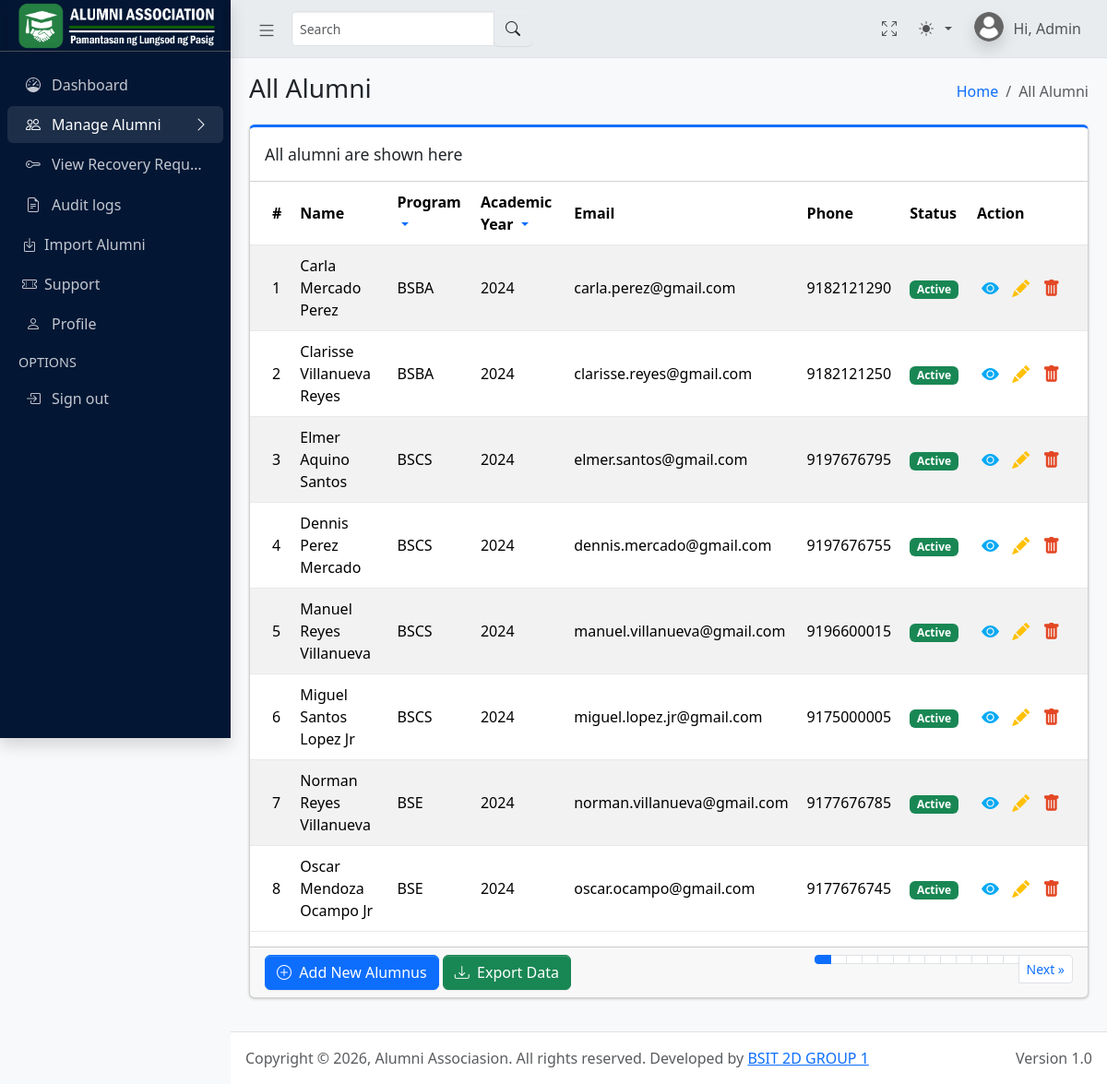
The app's page /admin/all_alumni.php (signed in) with its own data.
### tables this page shows
CREATE TABLE `alumnidetails` (
  `alumni_id` int(11) NOT NULL AUTO_INCREMENT,
  `user_id` int(11) NOT NULL,
  `student_number` varchar(20) NOT NULL,
  `course_id` int(11) DEFAULT NULL,
  `year_graduated` year(4) NOT NULL,
  `is_archived` tinyint(1) DEFAULT 0,
  PRIMARY KEY (`alumni_id`),
  UNIQUE KEY `user_id` (`user_id`),
  UNIQUE KEY `student_number` (`student_number`),
  KEY `course_id` (`course_id`),
  CONSTRAINT `alumnidetails_ibfk_1` FOREIGN KEY (`user_id`) REFERENCES `users` (`id`) ON DELETE CASCADE,
  CONSTRAINT `alumnidetails_ibfk_2` FOREIGN KEY (`course_id`) REFERENCES `courses` (`course_id`)
);

CREATE TABLE `courses` (
  `course_id` int(11) NOT NULL AUTO_INCREMENT,
  `course_name` varchar(100) NOT NULL,
  `course_code` varchar(20) NOT NULL,
  `department_id` int(11) DEFAULT NULL,
  PRIMARY KEY (`course_id`),
  UNIQUE KEY `course_code` (`course_code`),
  KEY `department_id` (`department_id`),
  CONSTRAINT `courses_ibfk_1` FOREIGN KEY (`department_id`) REFERENCES `departments` (`department_id`)
);

CREATE TABLE `users` (
  `id` int(11) NOT NULL AUTO_INCREMENT,
  `email` varchar(100) NOT NULL,
  `password` varchar(255) NOT NULL,
  `role` enum('alumni','admin') NOT NULL,
  `status` enum('active','pending','inactive') DEFAULT 'pending',
  `created_at` timestamp NOT NULL DEFAULT current_timestamp(),
  `twofa_secret` varchar(255) DEFAULT NULL,
  `twofa_enabled` tinyint(1) DEFAULT 0,
  `force_password_change` tinyint(1) DEFAULT 0,
  PRIMARY KEY (`id`),
  UNIQUE KEY `email` (`email`),
  KEY `idx_user_email` (`email`)
);

CREATE TABLE `userprofile` (
  `profile_id` int(11) NOT NULL AUTO_INCREMENT,
  `user_id` int(11) NOT NULL,
  `first_name` varchar(50) NOT NULL,
  `last_name` varchar(50) NOT NULL,
  `suffix` varchar(10) DEFAULT NULL,
  `middle_name` varchar(50) DEFAULT NULL,
  `contact_number` varchar(11) DEFAULT NULL,
  `address` varchar(255) DEFAULT NULL,
  `birthdate` date DEFAULT NULL,
  `gender` enum('Male','Female') DEFAULT NULL,
  `profile_picture` varchar(255) DEFAULT NULL,
  `about` text DEFAULT NULL,
  PRIMARY KEY (`profile_id`),
  UNIQUE KEY `user_id` (`user_id`),
  CONSTRAINT `userprofile_ibfk_1` FOREIGN KEY (`user_id`) REFERENCES `users` (`id`) ON DELETE CASCADE
);

### admin/all_alumni.php (the view, shortened to what this page needs)
<?php
include("../backend/db_admin.php");
$limit = 8;
$page = isset($_GET['page']) ? (int)$_GET['page'] : 1;
$offset = ($page - 1) * $limit;
$selected_course = $_GET['course'] ?? 'All';
$selected_year = $_GET['year'] ?? 'All';
$query = "
SELECT
ad.alumni_id,
TRIM(CONCAT_WS(' ',
    up.first_name,
    NULLIF(up.middle_name, ''),
    up.last_name,
    NULLIF(up.suffix, '')
)) AS full_name,
c.course_code AS Programme,
ad.year_graduated AS Academic_year,
u.email AS Email,
up.contact_number AS Phone,
u.status AS Status
FROM alumnidetails ad
INNER JOIN users u ON ad.user_id = u.id
INNER JOIN userprofile up ON up.user_id = u.id
LEFT JOIN courses c ON ad.course_id = c.course_id
WHERE ad.is_archived = 0
AND (
    ('$selected_course' = 'All' OR c.course_code = '$selected_course')
    AND ('$selected_year' = 'All' OR ad.year_graduated = '$selected_year')
)
ORDER BY ad.year_graduated DESC, c.course_code ASC, ad.alumni_id DESC
LIMIT $limit OFFSET $offset
";
$ret = mysqli_query($conn, $query);
$total_q = "
SELECT COUNT(*) AS total
FROM alumnidetails ad
LEFT JOIN courses c ON ad.course_id = c.course_id
WHERE
    ('$selected_course' = 'All' OR c.course_code = '$selected_course')
    AND ('$selected_year' = 'All' OR ad.year_graduated = '$selected_year')
";
$total_res = mysqli_query($conn, $total_q);
$total_row = mysqli_fetch_assoc($total_res);
$total_records = $total_row['total'];
$total_pages = ceil($total_records / $limit);
?>
<!DOCTYPE html>
<html lang="en">
<head>
    <?php include('includes/global_styles.php'); ?>
</head>
<body class="layout-fixed sidebar-expand-lg bg-body-tertiary">
    <div class="app-wrapper">
        <?php include('includes/navbar.php'); ?>
        <?php include('includes/sidebar.php'); ?>
        <main class="app-main">
            <div class="app-content-header">
                <div class="container-fluid">
                    <div class="row">
                        <div class="col-sm-6">
                            <h3 class="mb-0">All Alumni</h3>
                        </div>
                        <div class="col-sm-6">
                            <ol class="breadcrumb float-sm-end">
                                <li class="breadcrumb-item"><a href="dashboard.php">Home</a></li>
                                <li class="breadcrumb-item active" aria-current="page">All Alumni</li>
                            </ol>
                        </div>
                    </div>
                </div>
            </div>
            <div class="app-content">
                <div class="container-fluid">
                    <div class="row g-4">
                        <div class="col-md-12">
                            <div class="card card-primary card-outline mb-4">
                                <div class="card-header">
                                    <div class="card-title">All alumni are shown here</div>
                                </div>
                                <div class="card-body p-0">
                                    <div class="table-responsive">
                                        <form method="GET" id="filterForm">
                                            <table class="table table-striped table-hover" id="table-data">
                                                <thead>
                                                    <tr class="align-middle">
                                                        <th style="width: 10px">#</th>
                                                        <th>Name</th>
                                                        <th>
                                                            Program
                                                            <div class="dropdown d-inline">
                                                                <a href="#" class="dropdown-toggle" data-bs-toggle="dropdown" style="text-decoration:none;">
                                                                </a>
                                                            </div>
                                                        </th>
                                                        <th>
                                                            Academic Year
                                                            <div class="dropdown d-inline">
                                                                <a href="#" class="dropdown-toggle" data-bs-toggle="dropdown" style="text-decoration:none;">
                                                                </a>
                                                            </div>
                                                        </th>
                                                        <th>Email</th>
                                                        <th>Phone</th>
                                                        <th>Status</th>
                                                        <th style="width: 40px">Action</th>
                                                    </tr>
                                                </thead>
                                                <tbody>
                                                    <?php
                                                    $cnt = $offset + 1;
                                                    if (mysqli_num_rows($ret) > 0) {
                                                        while ($row = mysqli_fetch_array($ret)) {
                                                    ?>
                                                            <tr class="align-middle">
                                                                <td><?= $cnt ?></td>
                                                                <td><?= $row['full_name'] ?></td>
                                                                <td><?= $row['Programme'] ?></td>
                                                                <td><?= $row['Academic_year'] ?></td>
                                                                <td><?= $row['Email'] ?></td>
                                                                <td><?= $row['Phone'] ?></td>
                                                                <td>
                                                                    <?php if ($row['Status'] == 'active') : ?>
                                                                        <span class="badge text-bg-success">Active</span>
                                                                    <?php elseif ($row['Status'] == 'pending') : ?>
                                                                        <span class="badge text-bg-warning">Pending</span>
                                                                    <?php else : ?>
                                                                        <span class="badge text-bg-danger">Inactive</span>
                                                                    <?php endif; ?>
                                                                </td>
                                                                <td>
                                                                    <a href="view_alumnus.php?id=<?= $row['alumni_id'] ?>" class="view">
                                                                        <i class="bi bi-eye-fill"></i>
                                                                    </a>
                                                                    <a href="edit_alumnus.php?id=<?= $row['alumni_id'] ?>" class="edit">
                                                                        <i class="bi bi-pencil-fill"></i>
                                                                    </a>
                                                                    <a href="all_alumni.php?archive_id=<?= $row['alumni_id'] ?>"
                                                                        class="delete"
                                                                        onclick="return confirm('archive this record?');">
                                                                        <i class="bi bi-trash-fill"></i>
                                                                    </a>
                                                                </td>
                                                            </tr>
                                                        <?php
                                                            $cnt = $cnt + 1;
                                                        }
                                                    } else { ?>
                                                        <tr>
                                                            <th style="text-align:center; color:red;" colspan="8">No Record Found</th>
                                                        </tr>
                                                    <?php } ?>
                                                </tbody>
                                            </table>
                                        </form>
                                    </div>
                                </div>
                                <div class="card-footer clearfix">
                                    <form action="export_data.php" method="POST">
                                        <a href="add_alumnus.php" class="btn btn-primary"><i class="bi bi-plus-circle"></i>&nbsp; Add New Alumnus</a>
                                        <button class="exportexcel btn btn-success" id="exportexcel" name="exportexcel" type="submit"><i class="bi bi-download"></i>&nbsp; Export Data</button>
                                        <ul class="pagination pagination-sm m-0 float-end">
                                            <?php for ($i = 1; $i <= $total_pages; $i++): ?>
                                                <li class="page-item <?php if ($i == $page) echo 'active'; ?>">
                                                    <a class="page-link" href="?course=<?= $selected_course ?>&year=<?= $selected_year ?>&page=<?= $i ?>"></a>
                                                </li>
                                            <?php endfor; ?>
                                            <?php if ($page < $total_pages): ?>
                                                <li class="page-item"><a class="page-link" href="?course=<?= $selected_course ?>&year=<?= $selected_year ?>&page=<?= $page + 1 ?>">Next &raquo;</a></li>
                                            <?php endif; ?>
                                        </ul>
                                    </form>
                                </div>
                            </div>
                        </div>
                    </div>
                </div>
            </div>
        </main>
        <?php include("includes/footer.php"); ?>
</body>
</html>

### admin/all_alumni.php (style rules this page uses)
table.table tr th, table.table tr td { border-color: #e9e9e9; padding: 10px; }
table.table td:last-child { width: 130px; }
table.table td a { color: #a0a5b1; display: inline-block; margin: 0 5px; }
table.table td a.view { color: #03A9F4; }
table.table td a.edit { color: #FFC107; }
table.table td a.delete { color: #E34724; }
table.table td i { font-size: 19px; }

### records on screen
alumnidetails: full_name "Carla Mercado Perez", course.course_code "BSBA", year_graduated "2024", user.email "carla.perez@gmail.com", userprofile.contact_number "9182121290"
alumnidetails: full_name "Clarisse Villanueva Reyes", course.course_code "BSBA", year_graduated "2024", user.email "clarisse.reyes@gmail.com", userprofile.contact_number "9182121250"
alumnidetails: full_name "Elmer Aquino Santos", course.course_code "BSCS", year_graduated "2024", user.email "elmer.santos@gmail.com", userprofile.contact_number "9197676795"
alumnidetails: full_name "Dennis Perez Mercado", course.course_code "BSCS", year_graduated "2024", user.email "dennis.mercado@gmail.com", userprofile.contact_number "9197676755"
alumnidetails: full_name "Manuel Reyes Villanueva", course.course_code "BSCS", year_graduated "2024", user.email "manuel.villanueva@gmail.com", userprofile.contact_number "9196600015"
alumnidetails: full_name "Miguel Santos Lopez Jr", course.course_code "BSCS", year_graduated "2024", user.email "miguel.lopez.jr@gmail.com", userprofile.contact_number "9175000005"
alumnidetails: full_name "Norman Reyes Villanueva", course.course_code "BSE", year_graduated "2024", user.email "norman.villanueva@gmail.com", userprofile.contact_number "9177676785"
alumnidetails: full_name "Oscar Mendoza Ocampo Jr", course.course_code "BSE", year_graduated "2024", user.email "oscar.ocampo@gmail.com", userprofile.contact_number "9177676745"
